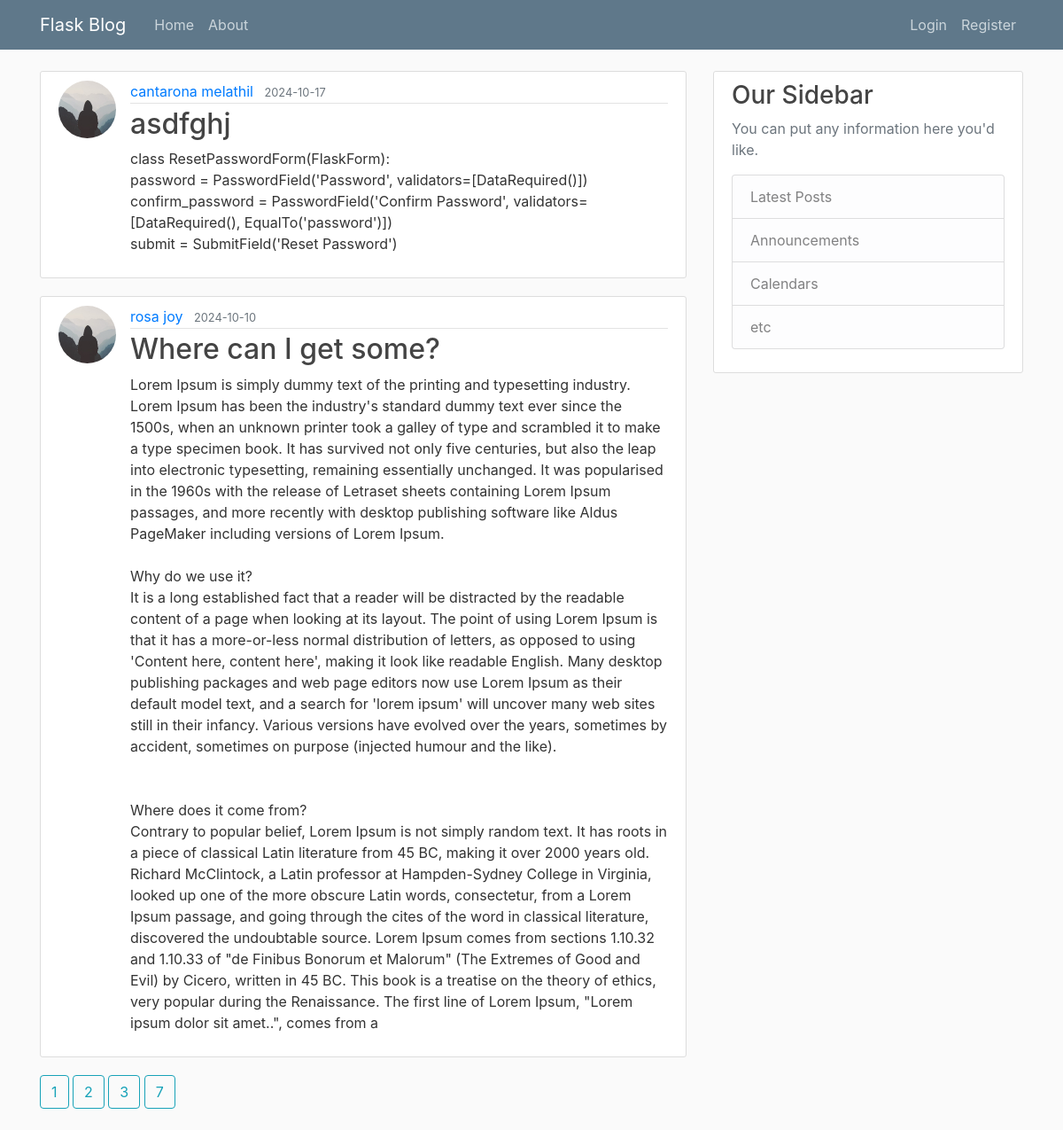
The page / on the database its author committed.
### flaskblog/models.py (models this page shows, shortened)
class Post(db.Model):
    id = db.Column(db.Integer,primary_key=True)
    title = db.Column(db.String(100),nullable=False)
    date_posted = db.Column(db.DateTime,nullable=False,default=datetime.utcnow)
    content = db.Column(db.Text,nullable = False)
    user_id =db.Column(db.Integer,db.ForeignKey('user.id'),nullable=False)

class User(db.Model,UserMixin):
    id = db.Column(db.Integer,primary_key=True)
    username =db.Column(db.String(20),unique=True, nullable=False)
    email = db.Column(db.String(120),unique=True,nullable=False)
    image_file = db.Column(db.String(20),nullable=False,default='default.jpg')
    password = db.Column(db.String(60),nullable=False)
    posts = db.relationship('Post',backref ='author',lazy=True)

### flaskblog/routes.py (the view)
@app.route("/")
def home():
    page = request.args.get('page',1,type=int)
    posts = Post.query.order_by(Post.date_posted.desc()). paginate(page=page,per_page=2)
    return render_template("home.html",posts=posts)

### flaskblog/templates/home.html (shortened to what this page needs)
{%extends "layout.html"%}
{%block content%}
{% for post in posts.items%}
    <article class="media content-section">
      <img class="rounded-circle article-img" src="{{url_for('static',filename='profile_pic/' + post.author.image_file)}}">
      <div class="media-body">
         <div class="article-metadata">
           <a class="mr-2" href="#">{{post.author.username}}</a>
           <small class="text-muted">{{post.date_posted.strftime('%Y-%m-%d')}} </small>
         </div>
         <h2><a class="article-title" href="{{url_for('post',post_id =post.id)}}">{{post.title}}</a></h2>
         <p class="article-content">{{post.content}}</p>
        </div>
      </article>
  {% endfor %}
  {% for page_num in posts.iter_pages(left_edge=1,right_edge=1,left_current=1,right_current=2)%}
      {%if page_num%}
          {%if posts.page==page_num%}
            <a class ="btn btn-outline-info mb-4" href="{{url_for('home',page=page_num)}}">{{page_num}}</a>
        {%else%}
            <a class ="btn btn-outline-info mb-4" href="{{url_for('home',page=page_num)}}">{{page_num}}</a>
      {%endif%}
      {%endif%}
  {%endfor%}
{% endblock content %}

### flaskblog/templates/layout.html (shortened to what this page needs)
<!DOCTYPE html>
<html>
<head>
    <link rel="stylesheet" href="https://maxcdn.bootstrapcdn.com/bootstrap/4.0.0/css/bootstrap.min.css">
    <link rel="stylesheet" type="text/css" href="{{ url_for('static', filename='main.css') }}">
</head>
<body>
    <header class="site-header">
      <nav class="navbar navbar-expand-md navbar-dark bg-steel fixed-top">
        <div class="container">
          <a class="navbar-brand mr-4" href="/">Flask Blog</a>
          <div class="collapse navbar-collapse" id="navbarToggle">
            <div class="navbar-nav mr-auto">
              <a class="nav-item nav-link" href="{{ url_for('home') }}">Home</a>
              <a class="nav-item nav-link" href="{{ url_for('about') }}">About</a>
            </div>
            <div class="navbar-nav">
              {% if current_user.is_authenticated %}
              <a class="nav-item nav-link" href="{{ url_for('new_post') }}">NewPost</a>
              <a class="nav-item nav-link" href="{{ url_for('account') }}">account</a>
                <a class="nav-item nav-link" href="{{ url_for('logout') }}">Logout</a>
              {%else%}
                <a class="nav-item nav-link" href="{{ url_for('login') }}">Login</a>
                <a class="nav-item nav-link" href="{{ url_for('register') }}">Register</a>
              {% endif %}
            </div>
          </div>
        </div>
      </nav>
    </header>
    <main role="main" class="container">
      <div class="row">
        <div class="col-md-8">
          {% block content %}{% endblock %}
        </div>
        <div class="col-md-4">
          <div class="content-section">
            <h3>Our Sidebar</h3>
            <p class='text-muted'>You can put any information here you'd like.
              <ul class="list-group">
                <li class="list-group-item list-group-item-light">Latest Posts</li>
                <li class="list-group-item list-group-item-light">Announcements</li>
                <li class="list-group-item list-group-item-light">Calendars</li>
                <li class="list-group-item list-group-item-light">etc</li>
              </ul>
            </p>
          </div>
        </div>
      </div>
    </main>
</body>
</html>

### flaskblog/static/main.css (style rules this page uses)
body { background: #fafafa; color: #333333; margin-top: 5rem; }
h1, h2, h3, h4, h5, h6 { color: #444444; }
.bg-steel { background-color: #5f788a; }
.site-header .navbar-nav .nav-link { color: #cbd5db; }
.content-section { background: #ffffff; padding: 10px 20px; border: 1px solid #dddddd; border-radius: 3px; margin-bottom: 20px; }
.article-title { color: #444444; }
.article-content { white-space: pre-line; }
.article-img { height: 65px; width: 65px; margin-right: 16px; }
.article-metadata { padding-bottom: 1px; margin-bottom: 4px; border-bottom: 1px solid #e3e3e3 }

### rows shown on the page
Post: image_file (placeholder picture), author.username "cantarona melathil", date_posted "2024-10-17", title "asdfghj", content "class ResetPasswordForm(FlaskForm): password = PasswordField('Password', validators=[DataRequired()]) confirm_password = PasswordField('Confirm Password', validators=[DataRequired(), EqualTo('password')]) submit = SubmitField('Reset Password')"
Post: image_file (placeholder picture), author.username "rosa joy", date_posted "2024-10-10", title "Where can I get some?", content "Lorem Ipsum is simply dummy text of the printing and typesetting industry. Lorem Ipsum has been the industry's standard dummy text ever since the 1500s, when an unknown printer took a galley of type and scrambled it to make a type specimen book. It has survived not only five centuries, but also the leap into electronic typesetting, remaining essentially unchanged. It was popularised in the 1960s with the release of Letraset sheets containing Lorem Ipsum passages, and more recently with desktop publishing software like Aldus PageMaker including versions of Lorem Ipsum. Why do we use it? It is a long established fact that a reader will be distracted by the readable content of a page when…"

### other values the page prints
{{ page_num }} "1"
{{ page_num }} "2" "3" "7"
